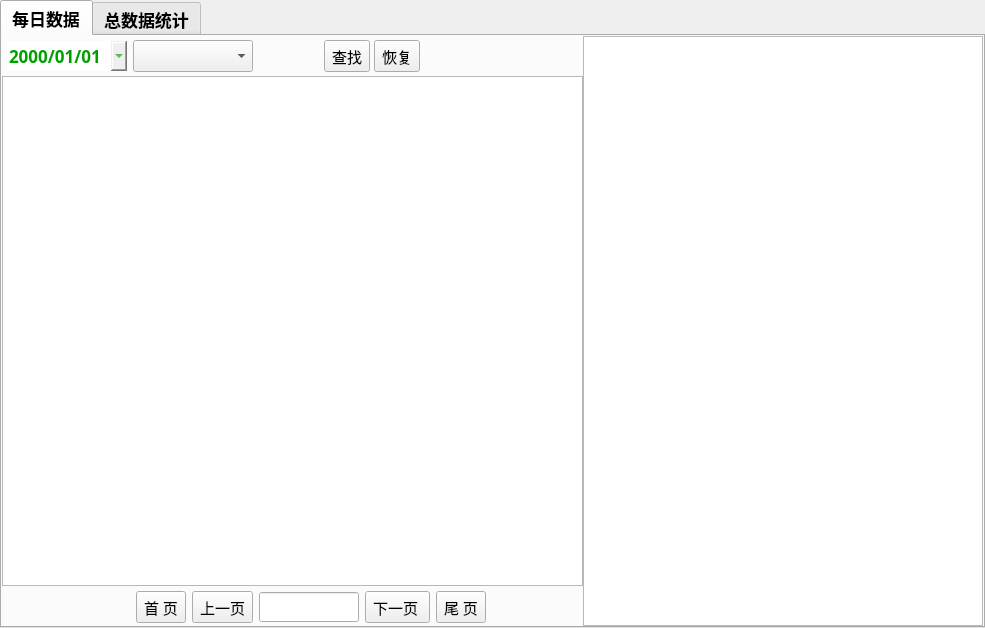
<?xml version="1.0" encoding="UTF-8"?>
<ui version="4.0">
 <class>MySqlView</class>
 <widget class="QWidget" name="MySqlView">
  <property name="geometry">
   <rect>
    <x>0</x>
    <y>0</y>
    <width>985</width>
    <height>628</height>
   </rect>
  </property>
  <property name="mouseTracking">
   <bool>true</bool>
  </property>
  <property name="windowTitle">
   <string>Form</string>
  </property>
  <layout class="QHBoxLayout" name="horizontalLayout_10" stretch="11">
   <property name="spacing">
    <number>0</number>
   </property>
   <property name="leftMargin">
    <number>0</number>
   </property>
   <property name="topMargin">
    <number>0</number>
   </property>
   <property name="rightMargin">
    <number>0</number>
   </property>
   <property name="bottomMargin">
    <number>0</number>
   </property>
   <item>
    <layout class="QVBoxLayout" name="verticalLayout">
     <item>
      <widget class="QTabWidget" name="tab_day">
       <property name="font">
        <font>
         <family>微软雅黑</family>
         <pointsize>13</pointsize>
         <weight>75</weight>
         <bold>true</bold>
        </font>
       </property>
       <property name="mouseTracking">
        <bool>true</bool>
       </property>
       <property name="styleSheet">
        <string notr="true"/>
       </property>
       <property name="currentIndex">
        <number>0</number>
       </property>
       <property name="iconSize">
        <size>
         <width>20</width>
         <height>20</height>
        </size>
       </property>
       <property name="tabBarAutoHide">
        <bool>false</bool>
       </property>
       <widget class="QWidget" name="tab_day0">
        <property name="mouseTracking">
         <bool>true</bool>
        </property>
        <attribute name="icon">
         <iconset resource="../resource/Resources.qrc">
          <normaloff>:/Resources/Resources/classfy.png</normaloff>:/Resources/Resources/classfy.png</iconset>
        </attribute>
        <attribute name="title">
         <string>每日数据</string>
        </attribute>
        <attribute name="toolTip">
         <string>每日数据 统计</string>
        </attribute>
        <layout class="QVBoxLayout" name="verticalLayout_6">
         <property name="spacing">
          <number>2</number>
         </property>
         <property name="leftMargin">
          <number>0</number>
         </property>
         <property name="topMargin">
          <number>0</number>
         </property>
         <property name="rightMargin">
          <number>0</number>
         </property>
         <property name="bottomMargin">
          <number>0</number>
         </property>
         <item>
          <layout class="QHBoxLayout" name="horizontalLayout" stretch="0,0">
           <property name="spacing">
            <number>0</number>
           </property>
           <property name="rightMargin">
            <number>0</number>
           </property>
           <property name="bottomMargin">
            <number>0</number>
           </property>
           <item>
            <layout class="QVBoxLayout" name="verticalLayout_4" stretch="4">
             <property name="spacing">
              <number>4</number>
             </property>
             <item>
              <layout class="QVBoxLayout" name="verticalLayout_3" stretch="0,0,0">
               <property name="spacing">
                <number>0</number>
               </property>
               <item>
                <widget class="QWidget" name="widget_top" native="true">
                 <property name="sizePolicy">
                  <sizepolicy hsizetype="Preferred" vsizetype="Fixed">
                   <horstretch>0</horstretch>
                   <verstretch>0</verstretch>
                  </sizepolicy>
                 </property>
                 <property name="minimumSize">
                  <size>
                   <width>0</width>
                   <height>40</height>
                  </size>
                 </property>
                 <property name="styleSheet">
                  <string notr="true"/>
                 </property>
                 <layout class="QHBoxLayout" name="horizontalLayout_6">
                  <property name="leftMargin">
                   <number>5</number>
                  </property>
                  <property name="topMargin">
                   <number>0</number>
                  </property>
                  <property name="rightMargin">
                   <number>2</number>
                  </property>
                  <property name="bottomMargin">
                   <number>0</number>
                  </property>
                  <item>
                   <widget class="QDateEdit" name="c">
                    <property name="sizePolicy">
                     <sizepolicy hsizetype="Fixed" vsizetype="Fixed">
                      <horstretch>0</horstretch>
                      <verstretch>0</verstretch>
                     </sizepolicy>
                    </property>
                    <property name="minimumSize">
                     <size>
                      <width>120</width>
                      <height>30</height>
                     </size>
                    </property>
                    <property name="maximumSize">
                     <size>
                      <width>16777215</width>
                      <height>30</height>
                     </size>
                    </property>
                    <property name="font">
                     <font>
                      <family>微软雅黑</family>
                      <pointsize>13</pointsize>
                      <weight>75</weight>
                      <bold>true</bold>
                     </font>
                    </property>
                    <property name="styleSheet">
                     <string notr="true">border:1px;color:rgb(0,159,0);</string>
                    </property>
                    <property name="frame">
                     <bool>true</bool>
                    </property>
                    <property name="displayFormat">
                     <string>yyyy/MM/dd</string>
                    </property>
                    <property name="calendarPopup">
                     <bool>true</bool>
                    </property>
                   </widget>
                  </item>
                  <item>
                   <widget class="QComboBox" name="comboBox_select">
                    <property name="minimumSize">
                     <size>
                      <width>120</width>
                      <height>32</height>
                     </size>
                    </property>
                    <property name="font">
                     <font>
                      <family>微软雅黑</family>
                      <pointsize>11</pointsize>
                      <weight>50</weight>
                      <bold>false</bold>
                     </font>
                    </property>
                    <property name="toolTip">
                     <string>选中筛选条件</string>
                    </property>
                    <property name="insertPolicy">
                     <enum>QComboBox::InsertAtBottom</enum>
                    </property>
                    <property name="iconSize">
                     <size>
                      <width>20</width>
                      <height>20</height>
                     </size>
                    </property>
                   </widget>
                  </item>
                  <item>
                   <layout class="QHBoxLayout" name="horizontalLayout_7">
                    <property name="spacing">
                     <number>4</number>
                    </property>
                    <item>
                     <widget class="QStackedWidget" name="stackedWidget">
                      <property name="minimumSize">
                       <size>
                        <width>0</width>
                        <height>0</height>
                       </size>
                      </property>
                      <property name="font">
                       <font>
                        <family>微软雅黑</family>
                        <pointsize>11</pointsize>
                        <weight>50</weight>
                        <bold>false</bold>
                       </font>
                      </property>
                      <property name="styleSheet">
                       <string notr="true">border:0px;</string>
                      </property>
                      <property name="currentIndex">
                       <number>0</number>
                      </property>
                      <widget class="QWidget" name="page_0"/>
                      <widget class="QWidget" name="page_1"/>
                     </widget>
                    </item>
                    <item>
                     <widget class="QToolButton" name="toolButton_search">
                      <property name="minimumSize">
                       <size>
                        <width>0</width>
                        <height>32</height>
                       </size>
                      </property>
                      <property name="font">
                       <font>
                        <family>微软雅黑</family>
                        <pointsize>11</pointsize>
                        <weight>50</weight>
                        <bold>false</bold>
                       </font>
                      </property>
                      <property name="styleSheet">
                       <string notr="true"/>
                      </property>
                      <property name="text">
                       <string>查找</string>
                      </property>
                      <property name="icon">
                       <iconset resource="../resource/Resources.qrc">
                        <normaloff>:/Resources/Resources/handtrigger.png</normaloff>:/Resources/Resources/handtrigger.png</iconset>
                      </property>
                      <property name="iconSize">
                       <size>
                        <width>24</width>
                        <height>24</height>
                       </size>
                      </property>
                      <property name="toolButtonStyle">
                       <enum>Qt::ToolButtonTextBesideIcon</enum>
                      </property>
                     </widget>
                    </item>
                    <item>
                     <widget class="QToolButton" name="toolButton_refresh">
                      <property name="minimumSize">
                       <size>
                        <width>0</width>
                        <height>32</height>
                       </size>
                      </property>
                      <property name="font">
                       <font>
                        <family>微软雅黑</family>
                        <pointsize>11</pointsize>
                        <weight>50</weight>
                        <bold>false</bold>
                       </font>
                      </property>
                      <property name="text">
                       <string>恢复</string>
                      </property>
                      <property name="icon">
                       <iconset resource="../resource/Resources.qrc">
                        <normaloff>:/Resources/Resources/reset1.png</normaloff>:/Resources/Resources/reset1.png</iconset>
                      </property>
                      <property name="iconSize">
                       <size>
                        <width>24</width>
                        <height>24</height>
                       </size>
                      </property>
                      <property name="toolButtonStyle">
                       <enum>Qt::ToolButtonTextBesideIcon</enum>
                      </property>
                     </widget>
                    </item>
                   </layout>
                  </item>
                  <item>
                   <spacer name="horizontalSpacer">
                    <property name="orientation">
                     <enum>Qt::Horizontal</enum>
                    </property>
                    <property name="sizeHint" stdset="0">
                     <size>
                      <width>40</width>
                      <height>20</height>
                     </size>
                    </property>
                   </spacer>
                  </item>
                 </layout>
                </widget>
               </item>
               <item>
                <layout class="QHBoxLayout" name="horizontalLayout_3">
                 <item>
                  <widget class="QTableWidget" name="tableWidget">
                   <property name="font">
                    <font>
                     <family>微软雅黑</family>
                     <pointsize>11</pointsize>
                     <weight>50</weight>
                     <bold>false</bold>
                    </font>
                   </property>
                   <property name="mouseTracking">
                    <bool>true</bool>
                   </property>
                   <property name="autoFillBackground">
                    <bool>false</bool>
                   </property>
                   <property name="styleSheet">
                    <string notr="true">QHeaderView::section { background-color: transparent;padding: 0px;border: none;border-bottom: 2px solid lightblue;}QHeaderView::section:hover {background-color: #1296DB;}QHeaderView::section:pressed { background-color: #1296DB;}</string>
                   </property>
                   <property name="verticalScrollBarPolicy">
                    <enum>Qt::ScrollBarAlwaysOff</enum>
                   </property>
                   <property name="sizeAdjustPolicy">
                    <enum>QAbstractScrollArea::AdjustIgnored</enum>
                   </property>
                   <property name="selectionBehavior">
                    <enum>QAbstractItemView::SelectRows</enum>
                   </property>
                   <attribute name="horizontalHeaderMinimumSectionSize">
                    <number>20</number>
                   </attribute>
                   <attribute name="verticalHeaderMinimumSectionSize">
                    <number>20</number>
                   </attribute>
                  </widget>
                 </item>
                </layout>
               </item>
               <item>
                <widget class="QWidget" name="widget_2" native="true">
                 <property name="sizePolicy">
                  <sizepolicy hsizetype="Preferred" vsizetype="Fixed">
                   <horstretch>0</horstretch>
                   <verstretch>0</verstretch>
                  </sizepolicy>
                 </property>
                 <property name="minimumSize">
                  <size>
                   <width>0</width>
                   <height>40</height>
                  </size>
                 </property>
                 <property name="styleSheet">
                  <string notr="true"/>
                 </property>
                 <layout class="QHBoxLayout" name="horizontalLayout_5">
                  <property name="leftMargin">
                   <number>5</number>
                  </property>
                  <property name="topMargin">
                   <number>4</number>
                  </property>
                  <property name="rightMargin">
                   <number>5</number>
                  </property>
                  <property name="bottomMargin">
                   <number>1</number>
                  </property>
                  <item>
                   <widget class="QLabel" name="label_cnts">
                    <property name="sizePolicy">
                     <sizepolicy hsizetype="Preferred" vsizetype="Fixed">
                      <horstretch>0</horstretch>
                      <verstretch>0</verstretch>
                     </sizepolicy>
                    </property>
                    <property name="minimumSize">
                     <size>
                      <width>30</width>
                      <height>30</height>
                     </size>
                    </property>
                    <property name="font">
                     <font>
                      <family>微软雅黑</family>
                      <pointsize>10</pointsize>
                      <weight>50</weight>
                      <bold>false</bold>
                     </font>
                    </property>
                    <property name="styleSheet">
                     <string notr="true">border: 0px;</string>
                    </property>
                    <property name="text">
                     <string/>
                    </property>
                   </widget>
                  </item>
                  <item>
                   <spacer name="horizontalSpacer_3">
                    <property name="orientation">
                     <enum>Qt::Horizontal</enum>
                    </property>
                    <property name="sizeHint" stdset="0">
                     <size>
                      <width>40</width>
                      <height>20</height>
                     </size>
                    </property>
                   </spacer>
                  </item>
                  <item>
                   <layout class="QHBoxLayout" name="horizontalLayout_9">
                    <item>
                     <widget class="QToolButton" name="toolButton_first">
                      <property name="minimumSize">
                       <size>
                        <width>0</width>
                        <height>32</height>
                       </size>
                      </property>
                      <property name="font">
                       <font>
                        <family>微软雅黑</family>
                        <pointsize>11</pointsize>
                        <weight>50</weight>
                        <bold>false</bold>
                       </font>
                      </property>
                      <property name="text">
                       <string>首 页</string>
                      </property>
                      <property name="icon">
                       <iconset resource="../resource/Resources.qrc">
                        <normaloff>:/Resources/Resources/tolast.png</normaloff>:/Resources/Resources/tolast.png</iconset>
                      </property>
                      <property name="iconSize">
                       <size>
                        <width>24</width>
                        <height>24</height>
                       </size>
                      </property>
                      <property name="toolButtonStyle">
                       <enum>Qt::ToolButtonTextBesideIcon</enum>
                      </property>
                     </widget>
                    </item>
                    <item>
                     <widget class="QToolButton" name="toolButton_lastone">
                      <property name="minimumSize">
                       <size>
                        <width>0</width>
                        <height>32</height>
                       </size>
                      </property>
                      <property name="font">
                       <font>
                        <family>微软雅黑</family>
                        <pointsize>11</pointsize>
                        <weight>50</weight>
                        <bold>false</bold>
                       </font>
                      </property>
                      <property name="text">
                       <string>上一页</string>
                      </property>
                      <property name="icon">
                       <iconset resource="../resource/Resources.qrc">
                        <normaloff>:/Resources/Resources/tolast-2.png</normaloff>:/Resources/Resources/tolast-2.png</iconset>
                      </property>
                      <property name="iconSize">
                       <size>
                        <width>24</width>
                        <height>24</height>
                       </size>
                      </property>
                      <property name="toolButtonStyle">
                       <enum>Qt::ToolButtonTextBesideIcon</enum>
                      </property>
                     </widget>
                    </item>
                    <item>
                     <widget class="QLineEdit" name="label_page">
                      <property name="sizePolicy">
                       <sizepolicy hsizetype="Preferred" vsizetype="Fixed">
                        <horstretch>0</horstretch>
                        <verstretch>0</verstretch>
                       </sizepolicy>
                      </property>
                      <property name="minimumSize">
                       <size>
                        <width>20</width>
                        <height>30</height>
                       </size>
                      </property>
                      <property name="maximumSize">
                       <size>
                        <width>100</width>
                        <height>16777215</height>
                       </size>
                      </property>
                      <property name="font">
                       <font>
                        <family>微软雅黑</family>
                        <pointsize>10</pointsize>
                        <weight>50</weight>
                        <bold>false</bold>
                       </font>
                      </property>
                      <property name="alignment">
                       <set>Qt::AlignCenter</set>
                      </property>
                     </widget>
                    </item>
                    <item>
                     <widget class="QToolButton" name="toolButton_nextone">
                      <property name="minimumSize">
                       <size>
                        <width>0</width>
                        <height>32</height>
                       </size>
                      </property>
                      <property name="font">
                       <font>
                        <family>微软雅黑</family>
                        <pointsize>11</pointsize>
                        <weight>50</weight>
                        <bold>false</bold>
                       </font>
                      </property>
                      <property name="text">
                       <string>下一页 </string>
                      </property>
                      <property name="icon">
                       <iconset resource="../resource/Resources.qrc">
                        <normaloff>:/Resources/Resources/tonext2.png</normaloff>:/Resources/Resources/tonext2.png</iconset>
                      </property>
                      <property name="iconSize">
                       <size>
                        <width>24</width>
                        <height>24</height>
                       </size>
                      </property>
                      <property name="toolButtonStyle">
                       <enum>Qt::ToolButtonTextBesideIcon</enum>
                      </property>
                     </widget>
                    </item>
                    <item>
                     <widget class="QToolButton" name="toolButton_end">
                      <property name="minimumSize">
                       <size>
                        <width>0</width>
                        <height>32</height>
                       </size>
                      </property>
                      <property name="font">
                       <font>
                        <family>微软雅黑</family>
                        <pointsize>11</pointsize>
                        <weight>50</weight>
                        <bold>false</bold>
                       </font>
                      </property>
                      <property name="text">
                       <string>尾 页</string>
                      </property>
                      <property name="icon">
                       <iconset resource="../resource/Resources.qrc">
                        <normaloff>:/Resources/Resources/tonext.png</normaloff>:/Resources/Resources/tonext.png</iconset>
                      </property>
                      <property name="iconSize">
                       <size>
                        <width>24</width>
                        <height>24</height>
                       </size>
                      </property>
                      <property name="toolButtonStyle">
                       <enum>Qt::ToolButtonTextBesideIcon</enum>
                      </property>
                     </widget>
                    </item>
                   </layout>
                  </item>
                  <item>
                   <spacer name="horizontalSpacer_4">
                    <property name="orientation">
                     <enum>Qt::Horizontal</enum>
                    </property>
                    <property name="sizeHint" stdset="0">
                     <size>
                      <width>40</width>
                      <height>20</height>
                     </size>
                    </property>
                   </spacer>
                  </item>
                 </layout>
                </widget>
               </item>
              </layout>
             </item>
            </layout>
           </item>
           <item>
            <widget class="QGraphicsViews" name="graphicsView">
             <property name="minimumSize">
              <size>
               <width>400</width>
               <height>0</height>
              </size>
             </property>
             <property name="maximumSize">
              <size>
               <width>400</width>
               <height>16777215</height>
              </size>
             </property>
            </widget>
           </item>
          </layout>
         </item>
        </layout>
       </widget>
       <widget class="QWidget" name="tab_day1">
        <attribute name="title">
         <string>总数据统计</string>
        </attribute>
        <attribute name="toolTip">
         <string> 所有数据汇总统计</string>
        </attribute>
       </widget>
      </widget>
     </item>
    </layout>
   </item>
  </layout>
 </widget>
 <customwidgets>
  <customwidget>
   <class>QGraphicsViews</class>
   <extends>QGraphicsView</extends>
   <header location="global">QGraphicsViews.h</header>
  </customwidget>
 </customwidgets>
 <resources>
  <include location="../resource/Resources.qrc"/>
 </resources>
 <connections/>
</ui>
